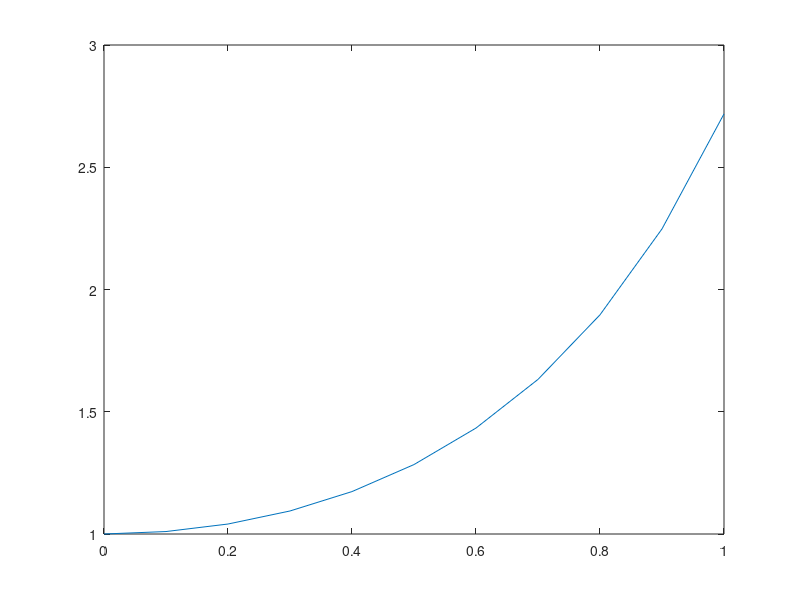

Write MATLAB code to recreate this figure.
func=@(x,y)2*x*y
h=0.1;
N=10;
y(1)=1;
x(1)=0;
for n=1:N
    k1=func(x(n),y(n));
    k2=func(x(n)+(h/2),y(n)+(1/2*k1*h));
    k3=func(x(n)+(1/2*h),y(n)+(1/2*k2*h));
    k4=func(x(n)+h,y(n)+(k3*h));
    y(n+1)=y(n)+1/6*(k1+(2*k2)+(2*k3)+k4)*h
    x(n+1)=x(n)+h;
end
plot(x,y)